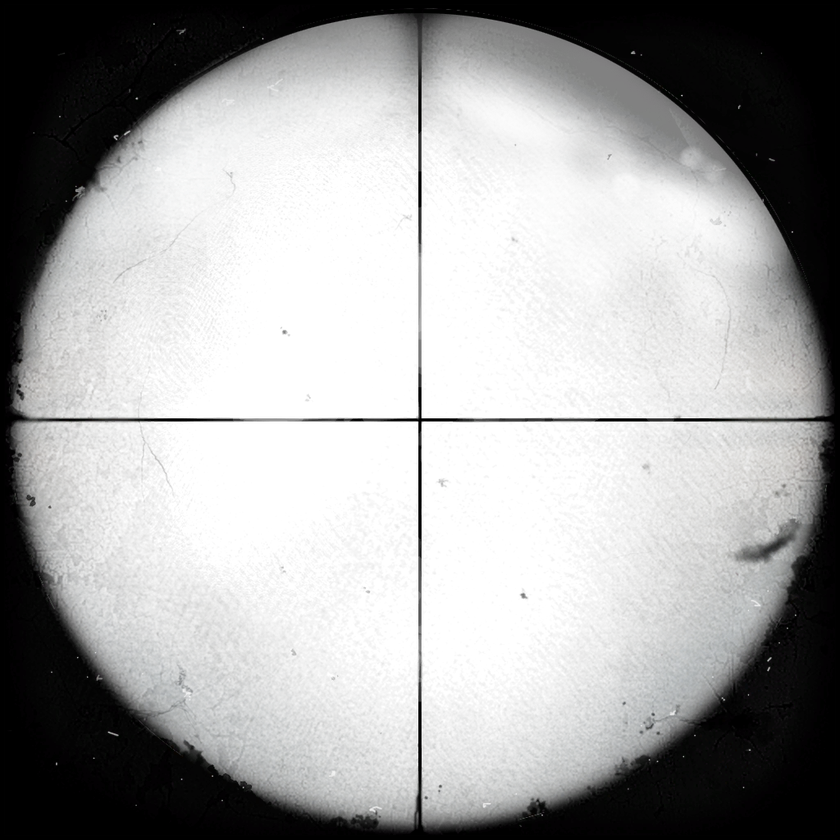
#> input picture wwiiunderhell_kate/materials/scopes/scope_overlay_american.png, 840 x 840 px, shrunk from 1024 x 1024 before the run, found by its file name
$ python fix_scope_overlay_pngs.py
#> lines starting #> are read from the running program, lines starting #| are printed output that depends on the picture
#!/usr/bin/env python3
"""
Fix scope overlay PNGs: fill transparent areas with white RGB.

The Unlittwotexture shader multiplies $basetexture × $texture2 using
the RGB values (not alpha). Transparent areas with RGB=(0,0,0) make
the RT dark (RT × 0 = 0).

Fix: set transparent pixels to RGB=(255,255,255) so the RT shows
through (RT × 1 = RT). The crosshair stays dark (RT × 0 = black lines).
"""

from PIL import Image
import os

SCOPES_DIR = "/home/z/my-project/wwiiunderhell_kate/materials/scopes"

PNG_FILES = [
    "scope_overlay_american.png",
    "scope_overlay_britain.png",
    "scope_overlay_german.png",
    "scope_overlay_japanese.png",
    "scope_overlay_mp.png",
]


def fix_png(filepath):
    """Fill transparent areas with white RGB, preserve alpha."""
    img = Image.open(filepath).convert("RGBA")
#> img is the input picture: PIL image 840x840 RGBA; mean R, G, B, A 12.7, 13.8, 13.3, 92.1
    pixels = img.load()
    width, height = img.size
#> width = 840; height = 840

    changed = 0
    for y in range(height):
        for x in range(width):
            r, g, b, a = pixels[x, y]
            if a == 0:
                # Fully transparent — set RGB to white
                pixels[x, y] = (255, 255, 255, 0)
                changed += 1
            elif a < 255:
                # Semi-transparent — blend toward white
                # (keeps the reticle edges anti-aliased but not dark)
                ratio = a / 255.0
                new_r = int(r * ratio + 255 * (1 - ratio))
                new_g = int(g * ratio + 255 * (1 - ratio))
                new_b = int(b * ratio + 255 * (1 - ratio))
                pixels[x, y] = (new_r, new_g, new_b, a)
                changed += 1
#> after the loop, changed = 544033

    img.save(filepath)
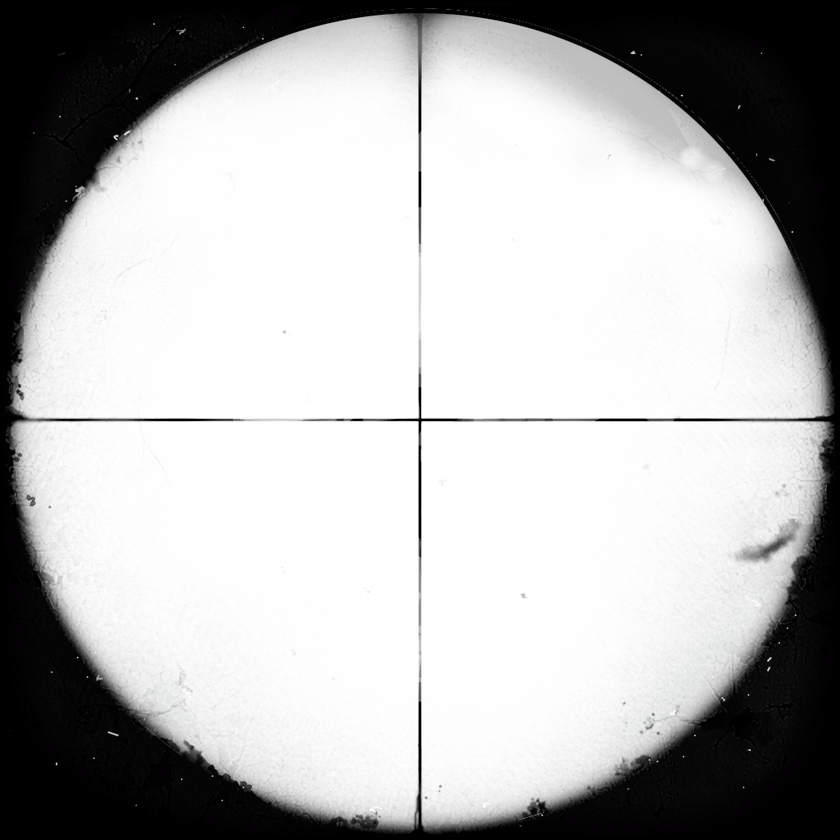
#> saved as scope_overlay_american.png: PIL image 840x840 RGBA; mean R, G, B, A 165.2, 165.3, 165.3, 92.1; transparent parts drawn white
    return changed


def main():
    print(f"Fixing {len(PNG_FILES)} scope overlay PNGs...")
    for fname in PNG_FILES:
        filepath = os.path.join(SCOPES_DIR, fname)
        if not os.path.exists(filepath):
            print(f"  MISSING: {fname}")
            continue
        changed = fix_png(filepath)
#> changed = 544033
        print(f"  FIXED: {fname} ({changed} pixels adjusted)")
#|   FIXED: scope_overlay_american.png (544033 pixels adjusted)
#> pass 3 of the loop in main, `for fname in PNG_FILES:`:
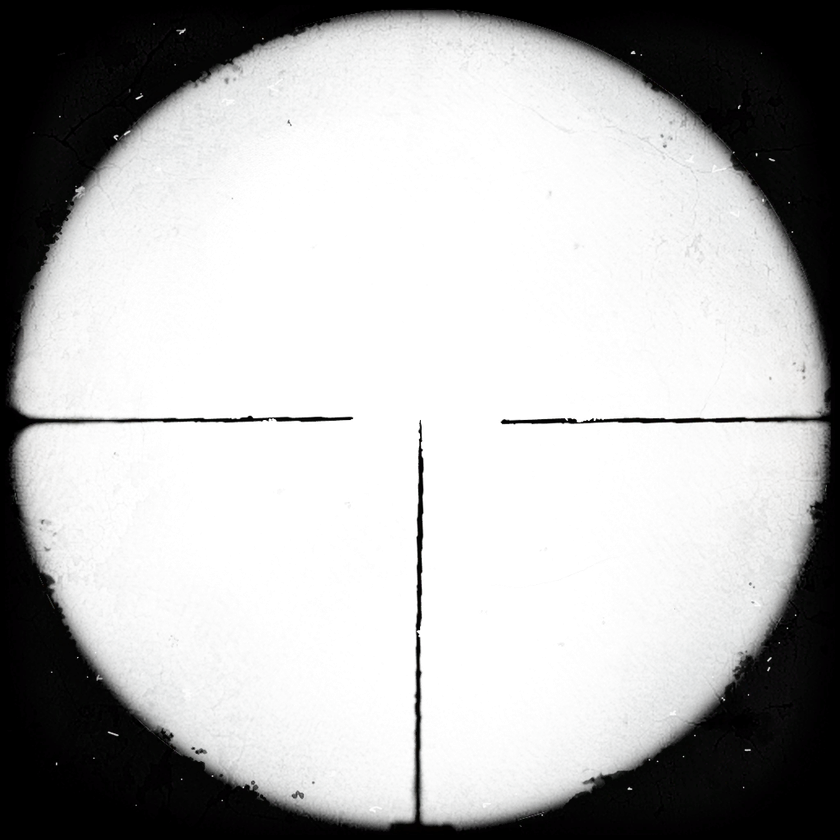
#> input picture wwiiunderhell_kate/materials/scopes/scope_overlay_german.png, 840 x 840 px, shrunk from 1024 x 1024 before the run, found by its file name
#> in fix_png, img is the input picture: PIL image 840x840 RGBA; mean R, G, B, A 113, 113.3, 113.3, 93.5
#> after the loop in fix_png (call 3), `for y in range(height):`: changed = 534549
#> in fix_png (call 3), `img.save(filepath)`:
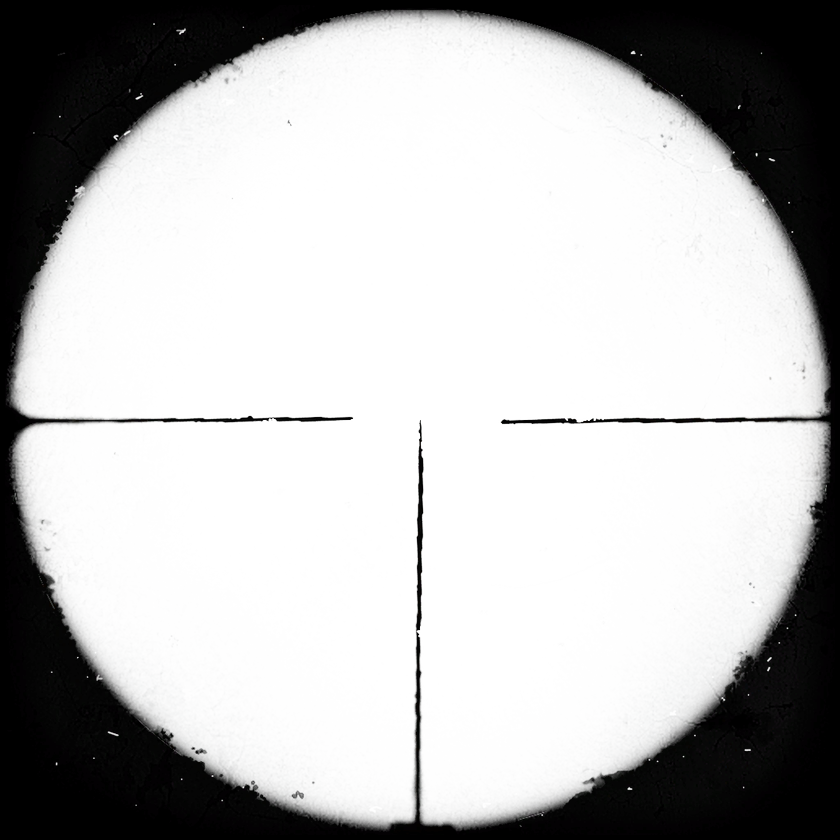
#> saved as scope_overlay_german.png: PIL image 840x840 RGBA; mean R, G, B, A 180.1, 180.1, 180.1, 93.5; transparent parts drawn white
#|   FIXED: scope_overlay_german.png (534549 pixels adjusted)
#> the loop made 5 passes; the first 3 are shown
    print("\nDone! Re-import these PNGs in VTFEdit with:")
    print("  - Texture Format: DXT5")
    print("  - Gamma Correction: Checked (2.20)")
    print("  - Texture Type: 2D Texture (NOT Volume)")
    print("  - Generate Mipmaps: Checked")


if __name__ == "__main__":
    main()
